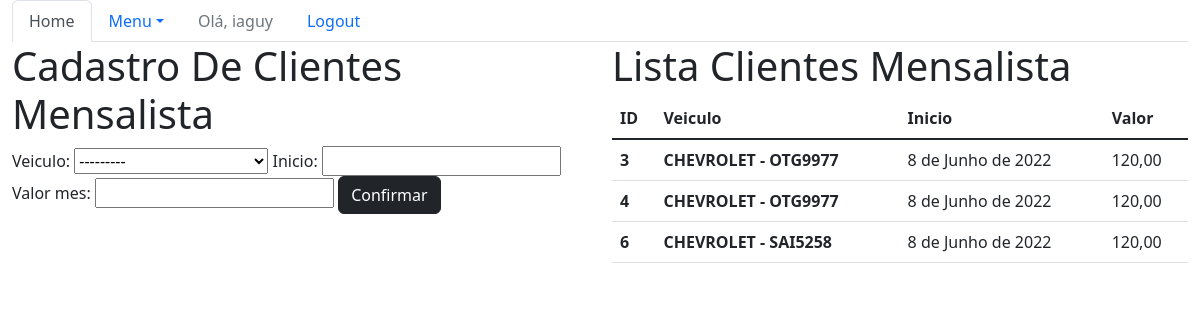
The app's page /sistema/mensalistas/ (signed in), older data.
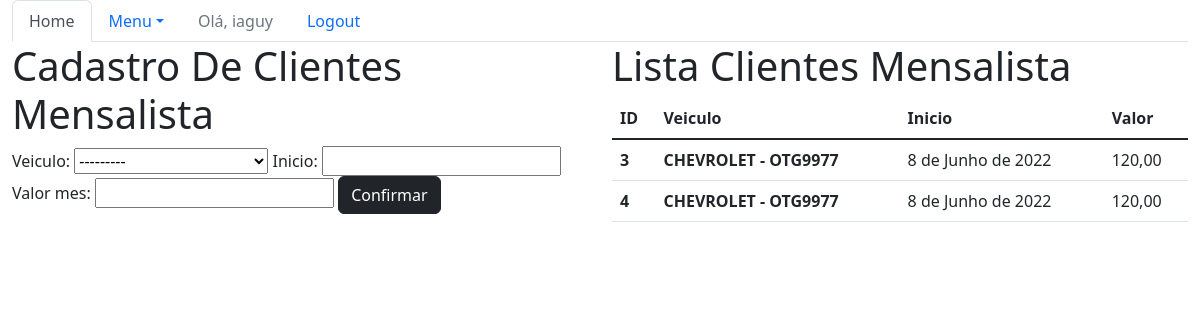
The same page, newer data.
### core/models.py (models this page shows, shortened)
class Mensalista(models.Model):
    veiculo = models.ForeignKey(Veiculo, on_delete=models.CASCADE)
    inicio = models.DateField()
    valor_mes = models.DecimalField(max_digits=6, decimal_places=2)

class Veiculo(models.Model):
    marca = models.ForeignKey(Marca, on_delete=models.CASCADE)
    placa = models.CharField(max_length=7)
    proprietario = models.ForeignKey(Pessoa, on_delete=models.CASCADE)
    cor = models.CharField(max_length=15)
    observacoes = models.TextField()
    def __str__(self):
        return self.marca.nome + ' - ' + self.placa

class Marca(models.Model):
    nome = models.CharField(max_length=50)

### core/views.py (the view)
# urls.py: path('mensalistas/', lista_mensalista, name='core_lista_mensalistas'),
@login_required
def lista_mensalista(request):
    mensalistas = Mensalista.objects.all()
    form = MensalistaForm
    data = {'mensalistas': mensalistas, 'form': form}
    return render(request, 'core/lista_mensalista.html', data)

### core/templates/core/lista_mensalista.html (shortened to what this page needs)
{% extends 'base.html' %}
{% load bootstrap %}
{% block menu %}
    <ul class="nav nav-tabs">
        <li class="nav-item">
        <a class="nav-link active" aria-current="page" href="{% url 'core_home' %}">Home</a>
        </li>
        <li class="nav-item dropdown">
        <a class="nav-link dropdown-toggle" data-bs-toggle="dropdown" href="#" role="button" aria-expanded="false">Menu</a>
        {% if user.is_authenticated %}
            <li class="nav-item">
                <a class="nav-link disabled" href="#">Olá, {{ user }}</a>
            </li>
            </li>
            <li class="nav-item">
                <a class="nav-link" href="{% url 'logout' %}">Logout</a>
            </li>
        {% else %}
            </li>
                <li class="nav-item">
                    <a class="nav-link" href="{% url 'login' %}">Login</a>
                </li>
        {% endif %}
    </ul>
{% endblock menu %}
{% block main %}
<!DOCTYPE html>
<html lang="pt-br">
<head>
</head>
<body>
  <div class="row">
    <div class="col-sm-6">
        <h1>Cadastro De Clientes Mensalista</h1>
        <form action="{% url 'core_mensalistas_novo'%}" method="POST">
            {{ form|bootstrap }}
            <button type="submit" class="btn btn-dark">Confirmar</button>
        </form>
    </div>
    <div class="col-sm-6">
        <h1>Lista Clientes Mensalista</h1>
        <table class="table">
            <thead>
              <tr>
                <th scope="col">ID</th>
                <th scope="col">Veiculo</th>
                <th scope="col">Inicio</th>
                <th scope="col">Valor</th>
              </tr>
            </thead>
            <tbody>
                {% for mensalista in mensalistas %}
                    <tr>
                        <th scope="row">{{mensalista.id}}</th>
                        <th scope="row"><a href="{% url 'core_mensalistas_update' mensalista.id%}">
                            {{mensalista.veiculo}}</a></th>
                        <td scope="row">{{mensalista.inicio}}</td>
                        <td scope="row">{{mensalista.valor_mes}}</td>
                    </tr>
                {% endfor %}
            </tbody>
          </table>
    </div>
</body>
</html>
{% endblock %}

Row changes from the older to the newer data that the page shows:
removed Mensalista: id "6", veiculo "CHEVROLET - SAI5258", inicio "8 de Junho de 2022", valor_mes "120,00"
